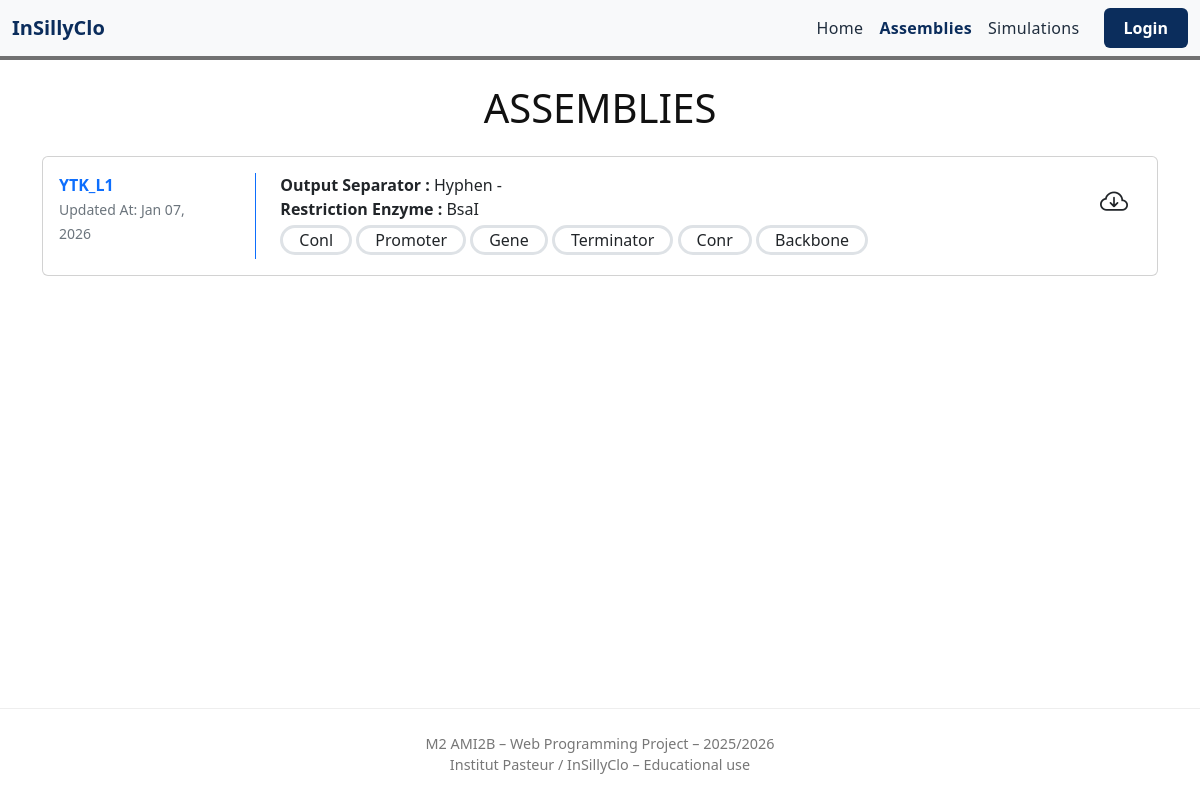
The app's page /campaigns/simulator/browse/, older data.
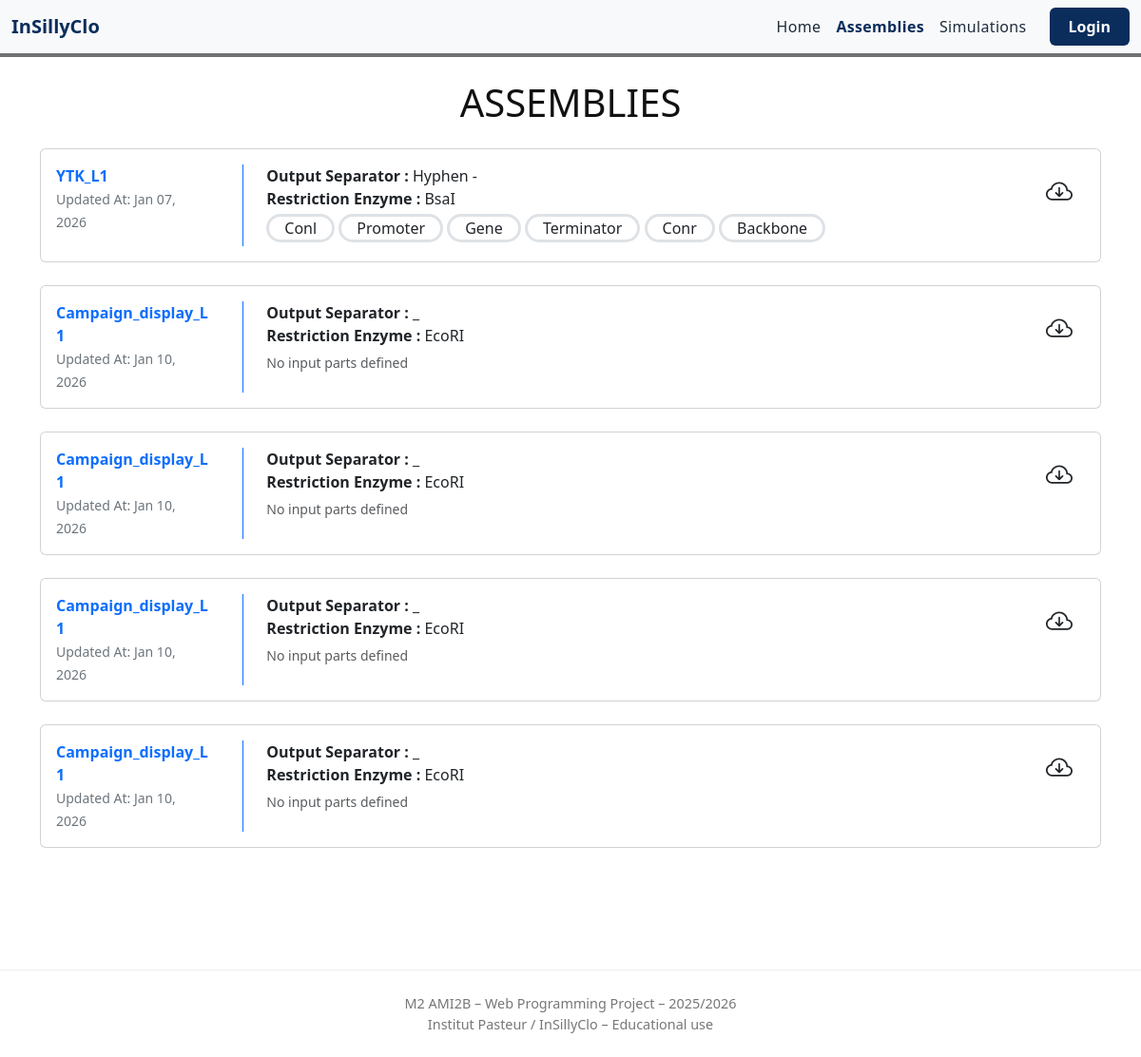
The same page, newer data.
### campaigns/models.py (models this page shows)
class Assembly(models.Model):
    name = models.CharField(max_length=200)
    comment = models.TextField()
    creation_date = models.DateTimeField("Created At")
    separator = models.CharField(max_length=20)
    restriction_enzyme = models.CharField(max_length=50)
    file_name = models.CharField(max_length=255, blank=True, null=True)

class InputParts(models.Model):
    assembly = models.ForeignKey(Assembly, on_delete=models.CASCADE, related_name='inputparts_set')
    part_name = models.CharField(max_length=200)
    typed = models.BooleanField(default=False)
    mandatory = models.BooleanField(default=True)
    separator = models.CharField(max_length=20, blank=True, null=True)
    allowed_types = models.ManyToManyField('Type', blank=True)

### campaigns/views.py (the view)
# urls.py: path("simulator/browse/", views.browse_templates, name="browse_templates"),
def browse_templates(request):
    assemblies = Assembly.objects.prefetch_related("inputparts_set")
    return render(
        request,
        "campaigns/browse.html",
        {
            "assemblies": assemblies,
            "active_page": "browse",
        },
    )

### campaigns/templates/campaigns/browse.html (shortened to what this page needs)
{% load static %}
<!DOCTYPE html>
<html lang="en">
<head>
    <link href="https://cdn.jsdelivr.net/npm/bootstrap@5.3.2/dist/css/bootstrap.min.css" rel="stylesheet">
    <link href="https://cdn.jsdelivr.net/npm/bootstrap-icons@1.10.5/font/bootstrap-icons.css" rel="stylesheet">
    <link rel="stylesheet" href="{% static 'frontend/styles.css' %}">
</head>
<body class="d-flex flex-column min-vh-100">
{% include 'frontend/navbar.html' %}
<main class="flex-grow-1">
  <div class="container py-4">
    <h1 class="text-center text-uppercase mb-4">Assemblies</h1>
    {% for assembly in assemblies %}
    <div class="card public-assembly mb-4">
      <div class="card-body row">
        <a class="col-12 col-xl-2 col-lg-3 col-md-3 me-md-4 text-decoration-none"
           href="{% url 'assembly_detail' assembly.id %}">
          <div class="fw-bolder">
            {{ assembly.name }}
          </div>
          <small class="text-secondary">
            Updated At:
            {{ assembly.creation_date|date:"M d, Y" }}
          </small>
        </a>
        <div class="col border-10 border-start border-primary ps-md-4">
          <div class="d-block">
            <span class="fw-bolder">Output Separator :</span>
            {{ assembly.separator }}
          </div>
          <div class="d-block">
            <span class="fw-bolder">Restriction Enzyme :</span>
            {{ assembly.restriction_enzyme }}
          </div>
          <div class="d-block mt-1">
            {% for part in assembly.inputparts_set.all %}
              <div class="d-inline-flex px-3 py-0 mb-1 border border-3
                          rounded-5 border-designer">
                {{ part.part_name }}
              </div>
            {% empty %}
              <span class="text-muted small">No input parts defined</span>
            {% endfor %}
          </div>
        </div>
        <div class="col-auto">
          <a href="{% url 'assembly_download' assembly.id %}"
             class="btn btn-designer btn-md">
            <i class="bi bi-cloud-arrow-down fs-3"></i>
          </a>
        </div>
      </div>
    </div>
    {% empty %}
      <p class="text-muted text-center">No assemblies available.</p>
    {% endfor %}
  </div>
</main>
{% include 'frontend/footer.html' %}
</body>
</html>

### frontend/templates/frontend/navbar.html (shortened to what this page needs)
{% load static %}
<nav class="navbar navbar-expand-md navbar-light bg-light border-bottom border-3">
  <div class="container-fluid">
    <a class="navbar-brand fw-bold" href="/">InSillyClo</a>
    <div class="collapse navbar-collapse" id="mainNav">
      <ul class="navbar-nav ms-auto mb-2 mb-md-0">
        <li class="nav-item">
          <a
            class="nav-link {% if active_page == 'home' %}active{% endif %}"
            href="/"
          >
            Home
          </a>
        </li>
        <li class="nav-item">
          <a
            class="nav-link {% if active_page == 'browse' %}active{% endif %}"
            href="/campaigns/simulator/browse/"
          >
            Assemblies
          </a>
        </li>
        <li class="nav-item">
          <a
            class="nav-link {% if active_page == 'simulator' %}active{% endif %}"
            href="/campaigns/simulator/"
          >
            Simulations
          </a>
        </li>
        {% if user.is_authenticated %}
          <li class="nav-item">
            <a
              class="nav-link {% if active_page == 'profile' %}active{% endif %}"
              href="/accounts/profile/"
            >
              Profile
            </a>
          </li>
          <li class="nav-item ms-md-2">
            <form method="post" action="{% url 'logout' %}" class="d-inline">
              {% csrf_token %}
              <button type="submit" class="btn btn-simulator">
                Logout
              </button>
            </form>
          </li>
        {% else %}
          <li class="nav-item ms-md-3">
            <a class="btn btn-simulator" href="/accounts/login/">
              Login
            </a>
          </li>
        {% endif %}
      </ul>
    </div>
  </div>
</nav>

### frontend/templates/frontend/footer.html
<footer>
  <div class="container text-center">
    M2 AMI2B – Web Programming Project – 2025/2026
    <br>
    Institut Pasteur / InSillyClo – Educational use
  </div>
</footer>

### frontend/static/frontend/styles.css (style rules this page uses)
body { background-color: #fff; color: #111; }
.navbar { background-color: #ffffffde; }
.navbar.border-bottom { border-bottom: 4px solid #0f0f0f93 !important; }
.navbar .navbar-brand { font-weight: 700; color: #0b2d5c; }
.navbar .nav-link { font-weight: 500; letter-spacing: 0.02em; color: #1f2d3d; }
.navbar .nav-link.active { color: #0b2d5c !important; font-weight: 700; }
footer { border-top: 1px solid #eee; margin-top: 5rem; padding: 1.5rem 0; color: #777; font-size: 0.9rem; }
.btn-simulator { background-color: #0b2d5c; border: none; color: #fff; padding: 0.5rem 1.25rem; font-weight: 600; border-radius: 6px; text-decoration: none; transition: background-color 0.3s; }

Row changes from the older to the newer data that the page shows:
added Assembly: name "Campaign_display_L1", creation_date "Jan 10, 2026", separator "_", restriction_enzyme "EcoRI"
added Assembly: name "Campaign_display_L1", creation_date "Jan 10, 2026", separator "_", restriction_enzyme "EcoRI"
added Assembly: name "Campaign_display_L1", creation_date "Jan 10, 2026", separator "_", restriction_enzyme "EcoRI"
added Assembly: name "Campaign_display_L1", creation_date "Jan 10, 2026", separator "_", restriction_enzyme "EcoRI"
